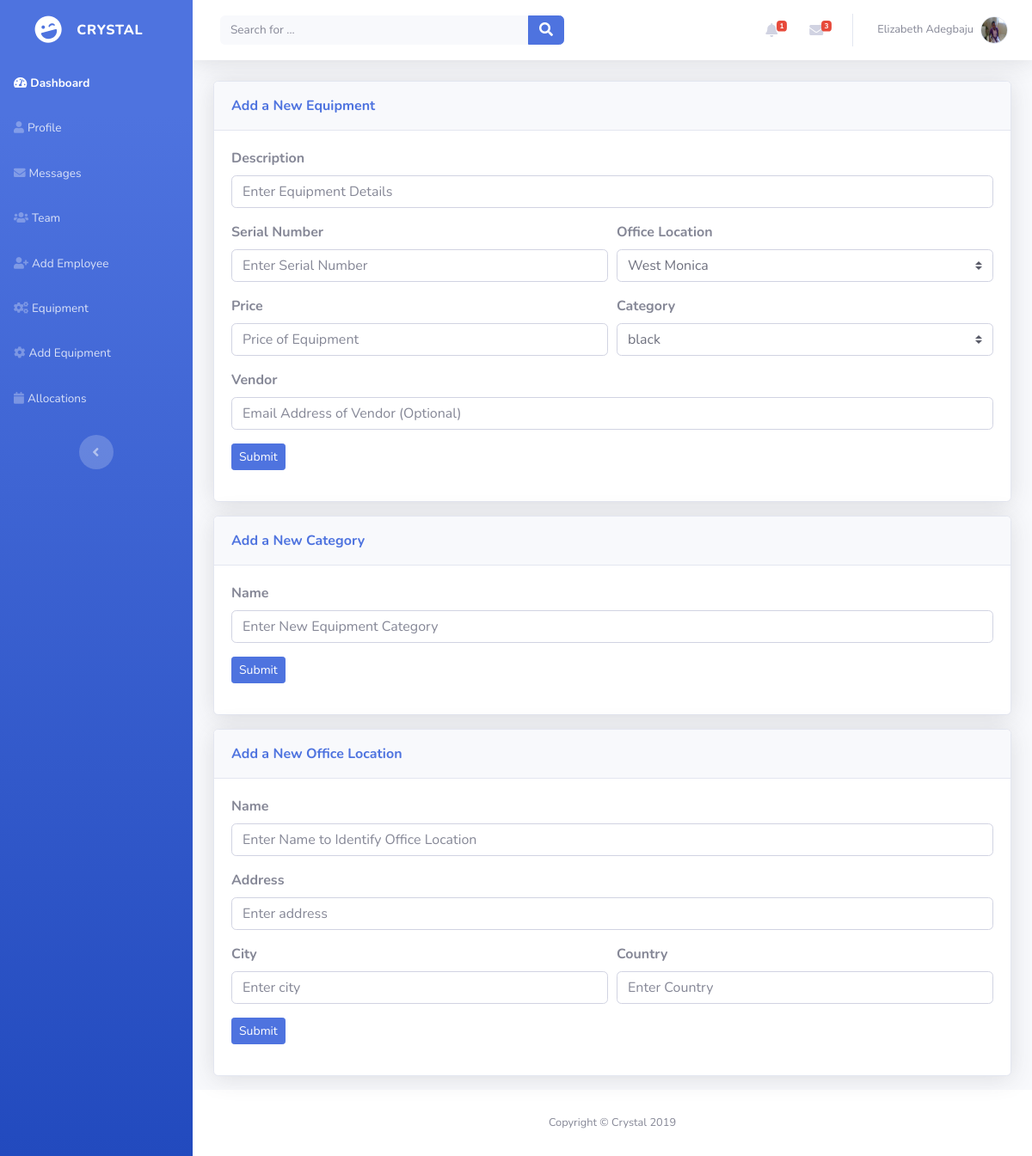
Screenshot of /equipments/new/ (signed in) with the database file from the repository.
### dashboard/models.py (models this page shows, shortened)
class User(AbstractUser):
    username = None
    first_name = models.CharField(_('first name'), max_length=30, blank=True)
    last_name = models.CharField(_('last name'), max_length=150, blank=True)
    email = models.EmailField(_('email address'), unique=True)
    USERNAME_FIELD = 'email'
    REQUIRED_FIELDS = []
    objects = UserManager()

class Employee(models.Model):
    user = models.OneToOneField(User, models.CASCADE)
    username = models.CharField(max_length=20)
    image = models.ImageField(upload_to=user_directory_path)
    email_verified = models.BooleanField(default=False)
    location = models.ForeignKey(Location, on_delete=models.PROTECT, default=1)

### dashboard/views.py (the view, shortened to what this page needs)
# urls.py: path('equipments/new/', views.add_equipment, name='add_equipment'),
@login_required
def add_equipment(request):
    user = request.user
    company = user.employee.location.company
    if user.groups.filter(name__in=["Company Admins", "Company Superusers"]):
        if request.method == "GET":
            unread_messages = Message.objects.filter(to_user=user, from_user_id__gte=2, read=False).order_by(
                '-date_sent')
            alerts = Message.objects.filter(from_user_id=1, to_user=user).order_by('-date_sent')
            locations = Location.objects.filter(company=user.employee.location.company)
            categories = Category.objects.filter(company=user.employee.location.company)
            return render(request, 'add_equipment.html',
                          {'locations': locations, 'categories': categories, 'unread_messages': unread_messages,
                           'alerts': alerts})
    else:
        return redirect('equipments')

### dashboard/templatetags/profile_extras.py (called while the page is built)
@register.filter
def count(value):
    return len(value)

### templates/add_equipment.html (shortened to what this page needs)
{% extends 'base_nav.html' %}
{% load static %}
{% load profile_extras %}
{% block content %}
    <div class="container">
        <div class="card shadow mb-3">
            <div class="card-header py-3">
                <p class="text-primary m-0 font-weight-bold">Add a New Equipment</p>
            </div>
            <div class="card-body">
                <form method="POST" action="{% url 'add_equipment' %}">
                    <div class="form-group">
                        <label for="description"><strong>Description</strong></label>
                        <input class="form-control"
                               type="text"
                               placeholder="Enter Equipment Details"
                               name="description" required=""></div>
                    <div class="form-row">
                        <div class="col">
                            <div class="form-group">
                                <label for="serial"><strong>Serial Number</strong></label>
                                <input
                                        class="form-control"
                                        type="text"
                                        placeholder="Enter Serial Number"
                                        name="serial" required=""></div>
                        </div>
                        <div class="col">
                            <div class="form-group">
                                <label for="location"><strong>Office Location</strong></label><select
                                    class="custom-select form-control" required=""
                                    autofocus="" name="location">
                                {% for location in locations %}
                                    <option value="{{ location.id }}">{{ location.name }}</option>
                                {% endfor %}
                            </select>
                            </div>
                        </div>
                    </div>
                    <div class="form-row">
                        <div class="col">
                            <div class="form-group">
                                <label for="price"><strong>Price</strong></label>
                                <input
                                        class="form-control"
                                        type="text"
                                        placeholder="Price of Equipment"
                                        name="price" required=""></div>
                        </div>
                        <div class="col">
                            <div class="form-group">
                                <label for="category"><strong>Category</strong></label><select
                                    class="custom-select form-control" required=""
                                    autofocus="" name="category">
                                {% for category in categories %}
                                    <option value="{{ category.id }}">{{ category.name }}</option>
                                {% endfor %}
                            </select>
                            </div>
                        </div>
                    </div>
                    <div class="form-group">
                        <label for="vendor"><strong>Vendor</strong></label>
                        <input class="form-control"
                               type="email"
                               placeholder="Email Address of Vendor (Optional)"
                               name="vendor"></div>
                    <div class="form-group">
                        <button class="btn btn-primary btn-sm"
                                type="submit">Submit
                        </button>
                    </div>
                </form>
            </div>
        </div>
        <div class="card shadow mb-3">
            <div class="card-header py-3">
                <p class="text-primary m-0 font-weight-bold">Add a New Category</p>
            </div>
            <div class="card-body">
                <form method="POST" action="{% url 'add_category' %}">
                    <div class="form-group">
                        <label for="category"><strong>Name</strong></label>
                        <input class="form-control"
                               type="text"
                               placeholder="Enter New Equipment Category"
                               name="category" required=""></div>
                    <div class="form-group">
                        <button class="btn btn-primary btn-sm"
                                type="submit">Submit
                        </button>
                    </div>
                </form>
            </div>
        </div>
        <div class="card shadow mb-3">
            <div class="card-header py-3">
                <p class="text-primary m-0 font-weight-bold">Add a New Office Location</p>
            </div>
            <div class="card-body">
                <form method="POST" action="{% url 'add_location' %}">
                    <div class="form-group"><label
                            for="name"><strong>Name</strong></label><input
                            class="form-control" type="text"
                            placeholder="Enter Name to Identify Office Location"
                            name="name"></div>
                    <div class="form-group"><label
                            for="address"><strong>Address</strong></label><input
                            class="form-control" type="text"
                            placeholder="Enter address"
                            name="address"></div>
                    <div class="form-row">
                        <div class="col">
                            <div class="form-group"><label
                                    for="city"><strong>City</strong></label><input
                                    class="form-control" type="text"
                                    placeholder="Enter city" name="city">
                            </div>
                        </div>
                        <div class="col">
                            <div class="form-group"><label
                                    for="country"><strong>Country</strong></label><input
                                    class="form-control" type="text" placeholder="Enter Country"
                                    name="country"></div>
                        </div>
                    </div>
                    <div class="form-group">
                        <button class="btn btn-primary btn-sm"
                                type="submit">Submit
                        </button>
                    </div>
                </form>
            </div>
        </div>
    </div>
{% endblock %}

### templates/base_nav.html (shortened to what this page needs)
{% extends 'base.html' %}
{% load static %}
{% load profile_extras %}
{% block sidenav %}
    <nav class="navbar navbar-dark align-items-start sidebar sidebar-dark accordion bg-gradient-primary p-0"
         id="page-top">
        <div class="container-fluid d-flex flex-column p-0">
            <a class="navbar-brand d-flex justify-content-center align-items-center sidebar-brand m-0"
               href="{% url 'home' %}">
                <div class="sidebar-brand-icon rotate-n-15"><i class="fas fa-laugh-wink"></i></div>
                <div class="sidebar-brand-text mx-3"><span>Crystal</span></div>
            </a>
            <ul class="nav navbar-nav text-light" id="accordionSidebar">
                <li class="nav-item" role="presentation"><a class="nav-link active" href="{% url 'dashboard' %}"><i
                        class="fas fa-tachometer-alt"></i><span>Dashboard</span></a></li>
                <li class="nav-item" role="presentation"><a class="nav-link" href="{% url 'profile' %}"><i
                        class="fas fa-user"></i><span>Profile</span></a></li>
                <li class="nav-item" role="presentation"><a class="nav-link" href="{% url 'messages' %}"><i
                        class="fas fa-envelope"></i><span>Messages</span></a></li>
                <li class="nav-item" role="presentation"><a class="nav-link" href="{% url 'team' %}"><i
                        class="fas fa-users"></i><span>Team</span></a></li>
                <li class="nav-item" role="presentation"><a class="nav-link" href="{% url 'add_employee' %}"><i
                        class="fas fa-user-plus"></i><span>Add Employee</span></a></li>
                <li class="nav-item" role="presentation"><a class="nav-link" href="{% url 'equipments' %}"><i
                        class="fas fa-cogs"></i><span>Equipment</span></a></li>
                <li class="nav-item" role="presentation"><a class="nav-link" href="{% url 'add_equipment' %}"><i
                        class="fas fa-cog"></i><span>Add Equipment</span></a></li>
                <li class="nav-item" role="presentation"><a class="nav-link" href="{% url 'allocations' %}"><i
                        class="fas fa-calendar"></i><span>Allocations</span></a></li>
            </ul>
            <div class="text-center d-none d-md-inline">
                <button class="btn rounded-circle border-0" id="sidebarToggle"
                        type="button"></button>
            </div>
        </div>
    </nav>
{% endblock %}
{% block topnav %}
    <div id="content">
        <nav class="navbar navbar-light navbar-expand bg-white shadow mb-4 topbar static-top">
            <div class="container-fluid">
                <form class="form-inline d-none d-sm-inline-block mr-auto ml-md-3 my-2 my-md-0 mw-100 navbar-search">
                    <div class="input-group"><input class="bg-light form-control border-0 small" type="text"
                                                    placeholder="Search for ...">
                        <div class="input-group-append">
                            <button class="btn btn-primary py-0" type="button"><i
                                    class="fas fa-search"></i></button>
                        </div>
                    </div>
                </form>
                <ul class="nav navbar-nav flex-nowrap ml-auto">
                    <li class="nav-item dropdown no-arrow mx-1" role="presentation">
                        <div class="nav-item dropdown no-arrow"><a class="dropdown-toggle nav-link"
                                                                   data-toggle="dropdown"
                                                                   aria-expanded="false" href="#"><span
                                class="badge badge-danger badge-counter">{{ alerts|count }}</span><i
                                class="fas fa-bell fa-fw"></i></a>
                        </div>
                    </li>
                    <li class="nav-item dropdown no-arrow mx-1" role="presentation">
                        <div class="nav-item dropdown no-arrow"><a class="dropdown-toggle nav-link"
                                                                   data-toggle="dropdown"
                                                                   aria-expanded="false" href="#"><i
                                class="fas fa-envelope fa-fw"></i><span
                                class="badge badge-danger badge-counter">{{ unread_messages|count }}</span></a>
                        </div>
                    </li>
                    <li class="nav-item dropdown no-arrow" role="presentation">
                        <div class="nav-item dropdown no-arrow"><a class="dropdown-toggle nav-link"
                                                                   data-toggle="dropdown"
                                                                   aria-expanded="false" href="#"><span
                                class="d-none d-lg-inline mr-2 text-gray-600 small">{{ request.user.first_name }}
                            {{ request.user.last_name }}</span><img class="border rounded-circle img-profile"
                                                                    src={{ request.user.employee.image.url }}></a>
                        </div>
                    </li>
                </ul>
            </div>
        </nav>
    </div>
{% endblock %}

### rows the page displays
User: user.first_name "Elizabeth", user.last_name "Adegbaju", user.employee.image (picture)

### other values shown
{{ alerts|count }} "1"
{{ unread_messages|count }} "3"
form field location "West Monica"
form field category "black"
